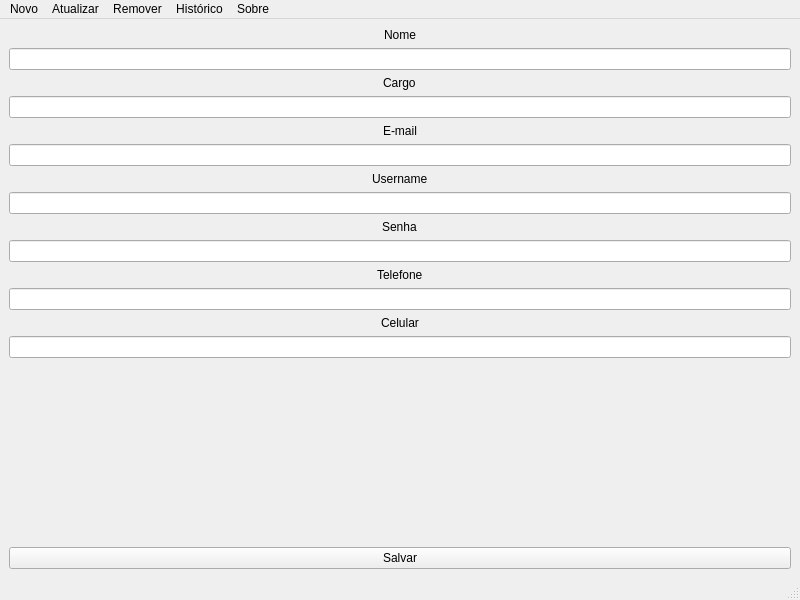
<?xml version="1.0" encoding="UTF-8"?>
<ui version="4.0">
 <author>Antonio Fernando &lt;antoniofernandodj@outlook.com&gt;</author>
 <class>Chickie</class>
 <widget class="QMainWindow" name="Chickie">
  <property name="geometry">
   <rect>
    <x>0</x>
    <y>0</y>
    <width>800</width>
    <height>600</height>
   </rect>
  </property>
  <property name="windowTitle">
   <string>Chickie</string>
  </property>
  <widget class="QWidget" name="centralwidget">
   <layout class="QVBoxLayout" name="verticalLayout_2">
    <item>
     <layout class="QVBoxLayout" name="verticalLayout">
      <item alignment="Qt::AlignHCenter|Qt::AlignVCenter">
       <widget class="QLabel" name="label">
        <property name="text">
         <string>Nome</string>
        </property>
       </widget>
      </item>
      <item>
       <widget class="QLineEdit" name="lineEdit"/>
      </item>
      <item alignment="Qt::AlignHCenter">
       <widget class="QLabel" name="label_2">
        <property name="text">
         <string>Cargo</string>
        </property>
       </widget>
      </item>
      <item>
       <widget class="QLineEdit" name="lineEdit_2"/>
      </item>
      <item alignment="Qt::AlignHCenter">
       <widget class="QLabel" name="label_4">
        <property name="text">
         <string>E-mail</string>
        </property>
       </widget>
      </item>
      <item>
       <widget class="QLineEdit" name="lineEdit_7"/>
      </item>
      <item alignment="Qt::AlignHCenter">
       <widget class="QLabel" name="label_3">
        <property name="text">
         <string>Username</string>
        </property>
       </widget>
      </item>
      <item>
       <widget class="QLineEdit" name="lineEdit_3"/>
      </item>
      <item alignment="Qt::AlignHCenter">
       <widget class="QLabel" name="label_7">
        <property name="text">
         <string>Senha</string>
        </property>
       </widget>
      </item>
      <item>
       <widget class="QLineEdit" name="lineEdit_4"/>
      </item>
      <item alignment="Qt::AlignHCenter">
       <widget class="QLabel" name="label_5">
        <property name="text">
         <string>Telefone</string>
        </property>
       </widget>
      </item>
      <item>
       <widget class="QLineEdit" name="lineEdit_5"/>
      </item>
      <item alignment="Qt::AlignHCenter">
       <widget class="QLabel" name="label_6">
        <property name="text">
         <string>Celular</string>
        </property>
       </widget>
      </item>
      <item>
       <widget class="QLineEdit" name="lineEdit_6"/>
      </item>
      <item>
       <spacer name="verticalSpacer">
        <property name="orientation">
         <enum>Qt::Vertical</enum>
        </property>
        <property name="sizeHint" stdset="0">
         <size>
          <width>20</width>
          <height>40</height>
         </size>
        </property>
       </spacer>
      </item>
     </layout>
    </item>
    <item>
     <widget class="QPushButton" name="pushButton">
      <property name="text">
       <string>Salvar</string>
      </property>
     </widget>
    </item>
   </layout>
  </widget>
  <widget class="QStatusBar" name="statusbar"/>
  <widget class="QMenuBar" name="menubar">
   <property name="geometry">
    <rect>
     <x>0</x>
     <y>0</y>
     <width>800</width>
     <height>27</height>
    </rect>
   </property>
   <widget class="QMenu" name="menuNovo">
    <property name="title">
     <string>Novo</string>
    </property>
    <addaction name="actionNovaCategoria"/>
    <addaction name="actionNovoEntregador"/>
    <addaction name="actionNovoFuncionario"/>
    <addaction name="actionNovoMetodoDePagamento"/>
    <addaction name="actionNovaZonaDeEntrega"/>
    <addaction name="actionNovoCliente"/>
    <addaction name="actionNovoPreco"/>
    <addaction name="actionNovoPedido"/>
   </widget>
   <widget class="QMenu" name="menuAtualizar">
    <property name="title">
     <string>Atualizar</string>
    </property>
    <addaction name="actionAtualizarCategoria"/>
    <addaction name="actionAtualizarEntregador"/>
    <addaction name="actionAtualizarFeedback"/>
    <addaction name="actionAtualizarFuncionario"/>
    <addaction name="actionAtualizarZonaDeEntrega"/>
    <addaction name="actionAtualizarPreco"/>
    <addaction name="actionAtualizarPedido"/>
   </widget>
   <widget class="QMenu" name="menuRemover">
    <property name="title">
     <string>Remover</string>
    </property>
    <addaction name="actionRemoverCategoria"/>
    <addaction name="actionRemoverEntregador"/>
    <addaction name="actionRemoverFuncionario"/>
    <addaction name="actionRemoverMetodoDePagamento"/>
    <addaction name="actionRemoverZonaDeEntrega"/>
    <addaction name="actionRemoverPreco"/>
    <addaction name="actionRemoverProduto"/>
   </widget>
   <widget class="QMenu" name="menuHistorico">
    <property name="title">
     <string>Histórico</string>
    </property>
    <addaction name="actionHistorico"/>
   </widget>
   <widget class="QMenu" name="menuSobre">
    <property name="title">
     <string>Sobre</string>
    </property>
    <addaction name="actionObterAjuda"/>
    <addaction name="actionCompartilharIdeias"/>
    <addaction name="separator"/>
    <addaction name="actionSobreOChickie"/>
   </widget>
   <addaction name="menuNovo"/>
   <addaction name="menuAtualizar"/>
   <addaction name="menuRemover"/>
   <addaction name="menuHistorico"/>
   <addaction name="menuSobre"/>
  </widget>
  <action name="actionCategoria">
   <property name="text">
    <string>Categoria</string>
   </property>
  </action>
  <action name="actionNovaCategoria">
   <property name="text">
    <string>Categoria</string>
   </property>
  </action>
  <action name="actionNovoEntregador">
   <property name="text">
    <string>Entregador</string>
   </property>
  </action>
  <action name="actionFeedback">
   <property name="text">
    <string>Feedback</string>
   </property>
  </action>
  <action name="actionNovoFuncionario">
   <property name="text">
    <string>Funcionário</string>
   </property>
  </action>
  <action name="actionNovoMetodoDePagamento">
   <property name="text">
    <string>Método de pagamento</string>
   </property>
  </action>
  <action name="actionNovaZonaDeEntrega">
   <property name="text">
    <string>Zona de entrega</string>
   </property>
  </action>
  <action name="actionNovoCliente">
   <property name="text">
    <string>Cliente</string>
   </property>
  </action>
  <action name="actionPedido">
   <property name="text">
    <string>Pedido</string>
   </property>
  </action>
  <action name="actionNovoPreco">
   <property name="text">
    <string>Preço</string>
   </property>
  </action>
  <action name="actionNovoPedido">
   <property name="text">
    <string>Pedido</string>
   </property>
  </action>
  <action name="actionPreco_2">
   <property name="text">
    <string>Preço</string>
   </property>
  </action>
  <action name="actionProduto">
   <property name="text">
    <string>Produto</string>
   </property>
  </action>
  <action name="actionAtualizarCategoria">
   <property name="text">
    <string>Categoria</string>
   </property>
  </action>
  <action name="actionAtualizarEntregador">
   <property name="text">
    <string>Entregador</string>
   </property>
  </action>
  <action name="actionAtualizarFeedback">
   <property name="text">
    <string>Feedback</string>
   </property>
  </action>
  <action name="actionAtualizarFuncionario">
   <property name="text">
    <string>Funcionário</string>
   </property>
  </action>
  <action name="actionAtualizarZonaDeEntrega">
   <property name="text">
    <string>Zona de Entrega</string>
   </property>
  </action>
  <action name="actionCliente_2">
   <property name="text">
    <string>Cliente</string>
   </property>
  </action>
  <action name="actionAtualizarPreco">
   <property name="text">
    <string>Preço</string>
   </property>
  </action>
  <action name="actionAtualizarPedido">
   <property name="text">
    <string>Pedido</string>
   </property>
  </action>
  <action name="actionRemoverPreco">
   <property name="text">
    <string>Preço</string>
   </property>
  </action>
  <action name="actionRemoverProduto">
   <property name="text">
    <string>Produto</string>
   </property>
  </action>
  <action name="actionRemoverEntregador">
   <property name="text">
    <string>Entregador</string>
   </property>
  </action>
  <action name="actionRemoverFuncionario">
   <property name="text">
    <string>Funcionário</string>
   </property>
  </action>
  <action name="actionRemoverMetodoDePagamento">
   <property name="text">
    <string>Método de pagamento</string>
   </property>
  </action>
  <action name="actionRemoverCategoria">
   <property name="text">
    <string>Categoria</string>
   </property>
  </action>
  <action name="actionRemoverZonaDeEntrega">
   <property name="text">
    <string>Zona de entrega</string>
   </property>
  </action>
  <action name="actionHistorico">
   <property name="text">
    <string>Historico de vendas</string>
   </property>
  </action>
  <action name="actionObterAjuda">
   <property name="text">
    <string>Obter ajuda</string>
   </property>
  </action>
  <action name="actionCompartilharIdeias">
   <property name="text">
    <string>Compartilhar ideias e comentarios</string>
   </property>
  </action>
  <action name="actionSobreOChickie">
   <property name="text">
    <string>Sobre o Chickie</string>
   </property>
  </action>
 </widget>
 <resources/>
 <connections/>
</ui>
